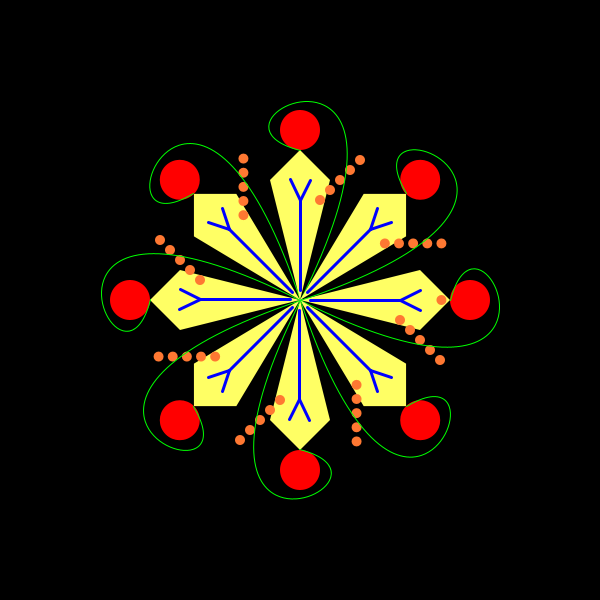
Frame 1 (no input)
Frame 60 (the mouse pressed at the canvas centre just before this capture): identical to frame 1, image omitted
Frame 120 (the mouse held since frame 60 and released just before this capture): identical to frame 1, image omitted

The Processing sketch that drew this single still picture (run headless with seeded random() and noise(); from frame 60 on, the mouse is pressed at the canvas centre):

// Processing sketch: p11_demo2
// ── p11_demo2.pde
int segment;
float th;
float xc, yc;

void setup()
{
  size(600, 600);
  smooth();
  background(0);
  
  xc = width / 2;
  yc = height / 2;
}


void draw()
{
  background(0);
  
  segment = 8;
  th = TWO_PI / segment;
  for(int i=0; i<segment; i++)
  {
    pushMatrix();
    translate(xc, yc);
    rotate(th * i);
  
    // draw an object
    noStroke();
    fill(255, 255, 100);
    beginShape();
      vertex(0, 0);
      vertex(120, -30);
      vertex(150, 0);
      vertex(120, 30);
    endShape(CLOSE);
  
    fill(255, 0, 0);
    ellipse(170, 0, 40, 40);
    
    fill(255, 120, 50);
    ellipse(100, 100, 10, 10);
    ellipse(100, 20, 10, 10);
    ellipse(110, 30, 10, 10);
    ellipse(120, 40, 10, 10);
    ellipse(130, 50, 10, 10);
    ellipse(140, 60, 10, 10);
    
    noFill();
    stroke(0, 255, 0);
    strokeWeight(1);
    bezier(0, 0, 300, 150, 180, -120, 150, 0); 
    
    stroke(0, 0, 255);
    strokeWeight(3);
    line(10, 0, 100, 0);
    line(100, 0, 120, 10);
    line(100, 0, 120, -10);
    
    popMatrix();
  }
  
}
